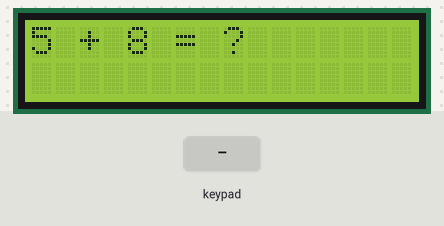
Recording of a sketch running on a simulated Arduino Uno, built with avr-gcc and run on an emulated ATmega328P. Parts: 16×2 character LCD. The inputs (shaded band) are chosen by the test bench. Random numbers use the default seed unless the sketch sets one.

Above: at 1.2 s.
1.3 s: key '*' pressed
At 1.46 s:
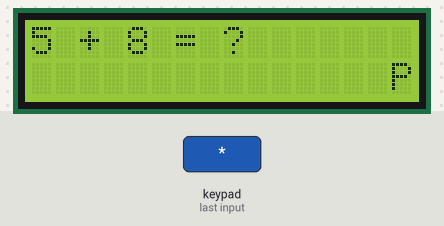
3.7 s: keypad keys 9 1 0 1 1 1 2 * pressed 0.4 s apart
At 6.31 s:
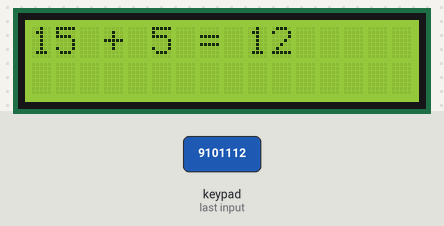
8.4 s: keypad keys 5 6 7 8 * pressed 0.4 s apart
At 10.61 s:
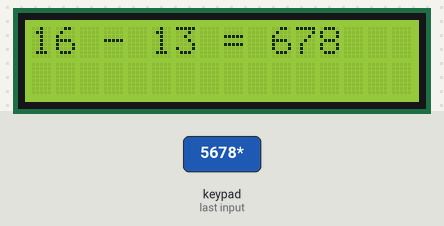
11.9 s: keypad keys 1 3 9 7 2 2 2 * pressed 0.4 s apart
At 13.65 s:
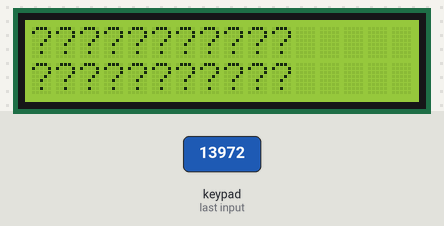
16.6 s: key '1' pressed
At 19.3 s:
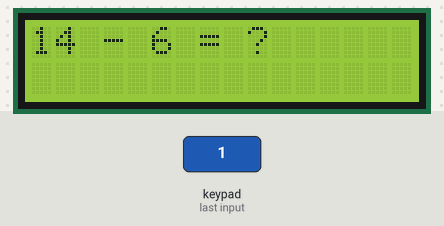
19.5 s: key 'A' pressed
At 19.73 s:
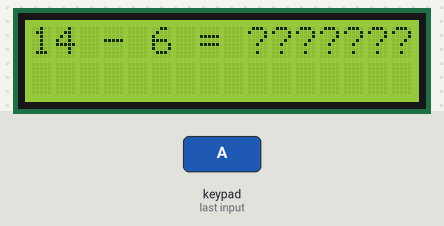

Measured:
- after the input at 1.3 s, the display: changes at once (image 1)
- after the input at 19.5 s, the display: first changes at once (image 6 shows a later state)

The sketch:

Calculator.ino
```cpp
#include "LiquidCrystal_I2C.h"
#include "Keypad.h"

//////////
// KeyPad :
//
//                 ===========
//                 | 1 2 3 A |
//                 | 4 5 6 B |
//                 | 7 8 9 C |
//                 | * 0 # D |
//  =========================================
//    |   |   |   |   |   |   |   |   |   |       <= Keyboard pin
//   N/A  5   6   7   8   9   10  11  12 N/A      <= Arduino digital pin
//////////

char keypadKeys[4][4] = {{'1','2','3','A'},
                         {'4','5','6','B'},
                         {'7','8','9','C'},
                         {'*','0','#','D'}};

byte keypadRowPin[4] = {9,10,11,12};
byte keypadColPin[4] = {5,6,7,8};

Keypad keypad(makeKeymap(keypadKeys), keypadRowPin, keypadColPin, 4, 4);

//////////
// Screen :
//   GND => GND
//   VCC => +5V
//   SDA => SDA
//   SDL => SDL
//////////

LiquidCrystal_I2C lcd(0x27,16,2);


//////////
// Setup
//////////
void setup()
{
    Serial.begin(9600);
    randomSeed(analogRead(0));

    lcd.init();
    lcd.clear();
    lcd.backlight();
}

//////////
// Play the success animation
//////////
void playQuestionAnimation(const String& question, int questionLength)
{
    lcd.clear();
    for (int i=0; i<16; i++)
    {
      lcd.setCursor(i, 0);
      lcd.print('?');
      lcd.setCursor(i, 1);
      lcd.print('?');
      delay(25);
    }

    for (int i=0; i<16; i++)
    {
      lcd.setCursor(i, 0);
      if (i < questionLength) lcd.print(question.charAt(i));
      else                    lcd.print(' ');
      lcd.setCursor(i, 1);
      lcd.print(' ');
      delay(25);
    }

    lcd.setCursor(0, 0);
    lcd.print(question);
}

//////////
// Play the result animation
//////////
void playResultAnimation(const String& result)
{
    int resultLength = result.length();

    for (int i=0; i<resultLength; i++)
    {
      char currentChar = result.charAt(i);
      for (int j=15; j>=i; j--)
      {
        lcd.setCursor(j, 1);
        lcd.print(currentChar);
        if (j < 15) lcd.print(' ');
        delay(25);
      }
    }
}

//////////
// Play the clear answer animation
//////////
void playClearAnswerAnimation(int questionLength)
{
    for (int i=15; i>questionLength-2; i--)
    {
      lcd.setCursor(i, 0);
      lcd.print('?');
      delay(25);
    }

    for (int i=questionLength; i<16; i++)
    {
      lcd.setCursor(i, 0);
      lcd.print(' ');
      delay(25);
    }
}

//////////
// Play the answer animation
//////////
void playAnswerAnimation(int questionLength, int answer)
{
    for (int i=15; i>questionLength-2; i--)
    {
      lcd.setCursor(i, 0);
      lcd.print('!');
      delay(25);
    }

    String answerString(answer);
    int answerLength = answerString.length();
    for (int i=questionLength-1; i<16; i++)
    {
      lcd.setCursor(i, 0);
      int index = i-(questionLength-1);
      if (index < answerLength) lcd.print(answerString.charAt(index));
      else                      lcd.print(' ');
      delay(25);
    }
}

//////////
// Get the answer from the user
//////////
int getUserAnswer(int questionLength)
{
	// Wait for input
	int answer = 0;

	bool inputDone = false;
	while (inputDone == false)
	{
		char pressed = keypad.getKey();

		if (pressed != 0)
		{
			if (pressed == 'A')       answer = 9999;
      else if (pressed == '0')  answer = answer*10;
      else if (pressed == '1')  answer = 1 + answer*10;
			else if (pressed == '2')  answer = 2 + answer*10;
			else if (pressed == '3')  answer = 3 + answer*10;
			else if (pressed == '4')  answer = 4 + answer*10;
			else if (pressed == '5')  answer = 5 + answer*10;
			else if (pressed == '6')  answer = 6 + answer*10;
			else if (pressed == '7')  answer = 7 + answer*10;
			else if (pressed == '8')  answer = 8 + answer*10;
			else if (pressed == '9')  answer = 9 + answer*10;
			else if (pressed == '*')  inputDone = true;

			if (answer > 1000)
			{
				answer = 0;
        playClearAnswerAnimation(questionLength);
			}

      if (answer > 0)
      {
        lcd.setCursor(questionLength - 1, 0);
        lcd.print(answer);
      }
		}
	}

	return answer;
}

//////////
// Loop
//////////
void loop()
{
  // Pick numbers, build question and answer
  int A         = random(5, 21);
  int B         = random(5, 21);
  int operation = random(1, 3);

  int answer = 0;
  String question;
  if (operation == 1)
  {
    answer = A + B;
    question = String(A) + String(" + ") + String(B) + String(" = ?");
  }
  else
  {
    if (B > A)
    {
      int tmp = A;
      A = B;
      B = tmp;
    }
    answer = A - B;
    question = String(A) + String(" - ") + String(B) + String(" = ?");
  }

  int questionLength  = question.length();

  // Display the question
  playQuestionAnimation(question, questionLength);

  // Get user answer
	int userAnswer = getUserAnswer(questionLength);

  // Display success or failure
	if (userAnswer == answer)
	{
		playResultAnimation("Bravo!");
	}
	else
	{
    playResultAnimation("Perdu!");
    playAnswerAnimation(questionLength, answer);
	}

  while (keypad.getKey() == 0)
  {
    delay(10);
  }
}
```

Key.cpp
```cpp
// (licence header left out)
#include "Key.h"


// default constructor
Key::Key() {
	kchar = NO_KEY;
	kstate = IDLE;
	stateChanged = false;
}

// constructor
Key::Key(char userKeyChar) {
	kchar = userKeyChar;
	kcode = -1;
	kstate = IDLE;
	stateChanged = false;
}


void Key::key_update (char userKeyChar, KeyState userState, boolean userStatus) {
	kchar = userKeyChar;
	kstate = userState;
	stateChanged = userStatus;
}


/*
|| @changelog
|| | 1.0 2012-06-04 - Mark Stanley : Initial Release
|| #
*/
```

Key.h
```cpp
// (licence header left out)
#ifndef Keypadlib_KEY_H_
#define Keypadlib_KEY_H_

#include <Arduino.h>

#define OPEN LOW
#define CLOSED HIGH

typedef unsigned int uint;
typedef enum{ IDLE, PRESSED, HOLD, RELEASED } KeyState;

const char NO_KEY = '\0';

class Key {
public:
	// members
	char kchar;
	int kcode;
	KeyState kstate;
	boolean stateChanged;

	// methods
	Key();
	Key(char userKeyChar);
	void key_update(char userKeyChar, KeyState userState, boolean userStatus);

private:

};

#endif

/*
|| @changelog
|| | 1.0 2012-06-04 - Mark Stanley : Initial Release
|| #
*/
```
